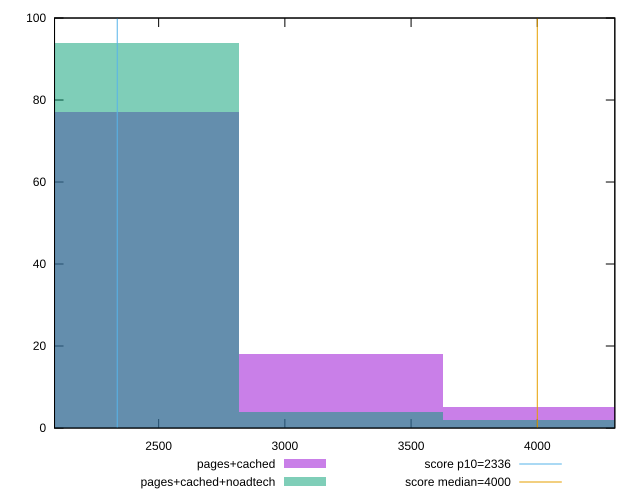

Here is the gnuplot script that generated this plot:
reset

$pagesCached <<EOF
3221.8284699614514 18
2416.3713524710884 77
4027.2855874518145 5
EOF

$pagesCachedNoadtech <<EOF
4027.2855874518145 2
2416.3713524710884 94
3221.8284699614514 4
EOF

set key outside below
set boxwidth 805.4571174903629
set xrange [2087.5954999999994:4307.1055]
set yrange [0:100]
set trange [0:100]
set style fill transparent solid 0.5 noborder

set parametric
set terminal svg size 640, 500 enhanced background rgb 'white'
set output "report_00014_2021-02-09T15:56:05.503Z/first-contentful-paint/comparison/histogram/1_vs_2.svg"

plot $pagesCached title "pages+cached" with boxes, \
     $pagesCachedNoadtech title "pages+cached+noadtech" with boxes, \
     2336,t title "score p10=2336", \
     4000,t title "score median=4000"

reset
